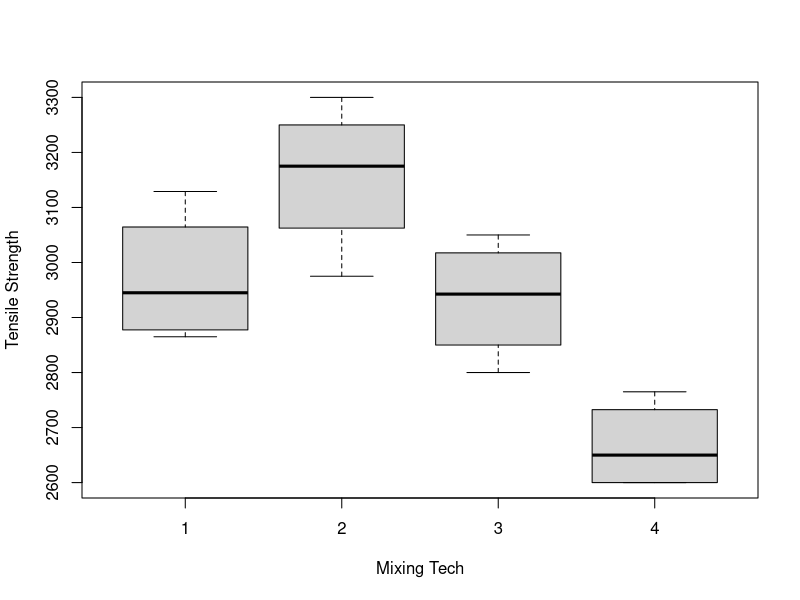
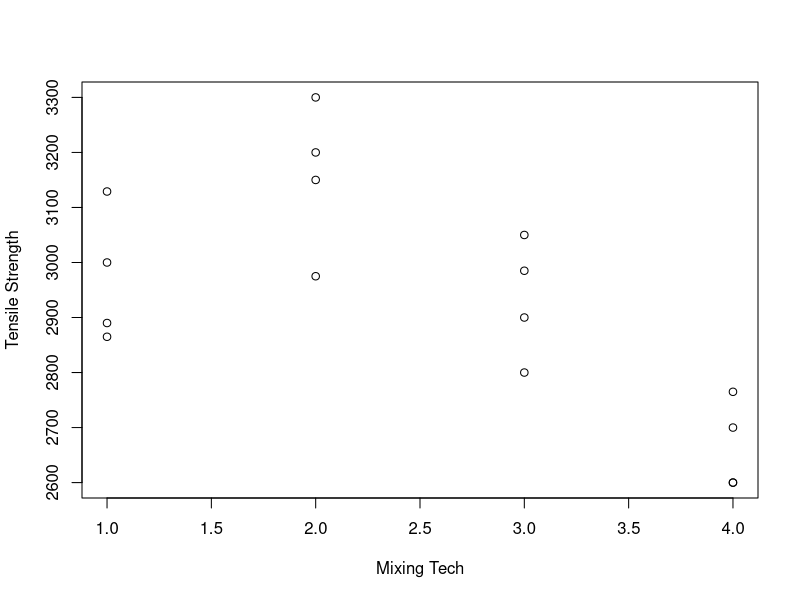

Here is the R script that generated these plots, in order:
## ---- chunk 1

MSE = 186.53/25;
Fvalue = 246.93/MSE;
pvalue = 1-pf(Fvalue,4,25);#get Factor df 

cat("The P-avlue is:",pvalue);

## ---- chunk 2
#put your R commands here

Rawdata=c(   3129, 3000, 2865, 2890,
             3200, 3300, 2975, 3150,
             2800, 2900, 2985, 3050,
             2600, 2700, 2600, 2765) #y value 
treatment=c(rep(1,4),rep(2,4),rep(3,4),rep(4,4));#make a matrix 4*4 such like 1 1 1 1
                                                 #                            2 2 2 2 or you can using c= (1,1,1,1...) 
                                                 # x value 

boxplot(Rawdata~treatment,xlab = "Mixing Tech", ylab = "Tensile Strength")

plot(treatment,Rawdata,xlab = "Mixing Tech", ylab = "Tensile Strength") # or y~x 

## ---- chunk 3
cat("According to above figure, we can get following conclusion: The tensile strength is differnted by differnt mixing techniques");
## ---- chunk 4
#put your R commands here

means=tapply(Rawdata, treatment, FUN = mean);
means

## ---- chunk 5
#put your R commands here

tfactor = as.factor(treatment)
model = lm(Rawdata~tfactor)
summary(model)
anova(model)

## ---- chunk 6
cat("As above result shows, the p-value is 0.000487. The alpha =.05 and p-value less than alpha. Therefore,reject the null hypothesis, at least one group of mean are not eqaul ")
## ---- chunk 7
C1= c(1,1,-1,-1)/sqrt(4)
C2= c(1,-1,1,-1)/sqrt(4)
C3= c(1,-1,-1,1)/sqrt(4)# When there are a treatments, a−1 orthogonal contrasts partition the treatment sum of squares (having                            a−1 degrees of freedom) (refence:STAT 3350)

SS1 = 4*sum(C1*means)^2;SS1# formula n*sum (c*means)^2    >>CH3 
SS2 = 4*sum(C2*means)^2;SS2
SS3 = 4*sum(C3*means)^2;SS3

#check SS1+SS2+SS3 = SST factor  directly copy from lecture note ©️STAT 3350
print(paste("sum of the contrast sum of squares is ",SS1+SS2+SS3))
## ---- chunk 8
#put your R commands here

MSE = 12826
critValue=qtukey(1-0.05,4,12);

means[1]-means[2]+c(-1,1)*critValue*sqrt(MSE/4);
means[1]-means[3]+c(-1,1)*critValue*sqrt(MSE/4);
means[1]-means[4]+c(-1,1)*critValue*sqrt(MSE/4);#U1 not equal to U4

means[2]-means[3]+c(-1,1)*critValue*sqrt(MSE/4);
means[2]-means[4]+c(-1,1)*critValue*sqrt(MSE/4);#U2 not equal to U4

means[3]-means[4]+c(-1,1)*critValue*sqrt(MSE/4);#U3 not equal to U4

cat("Above results show U1 not equal to U4, U2 not equal to U4, U3 not equual to U4. It sugguests that mixing techniques D is differ mixing techniques A, B and C.");


## ---- chunk 9
#enter your R commands here n=5 a=3

y=c(9,12,10,8,15,
   20,21,23,17,30,
   6,5,8,16,7);

treatment3=c(rep("A",5),rep("B",5),rep("C",5));

means3=tapply(y, treatment3, FUN = mean);
means3

tfactor = as.factor(treatment3)
model = lm(y~tfactor)
summary(model)
anova(model)


## ---- chunk 10
MSE=16.9;
critValue=qt(0.025,12);

C1 = c(1,-2,1)/sqrt(6);
C2 = c(1,0,-1)/sqrt(2);

CI1 = (means3[1]-2*means3[2]+means3[3])/sqrt(6)+c(-1,1)*critValue*sqrt(MSE/5);
CI1

CI2 = (means3[1]-means3[3])/sqrt(2)+c(-1,1)*critValue*sqrt(MSE/5);
CI2

## ---- chunk 11
samplea <- c(1:50,0)
